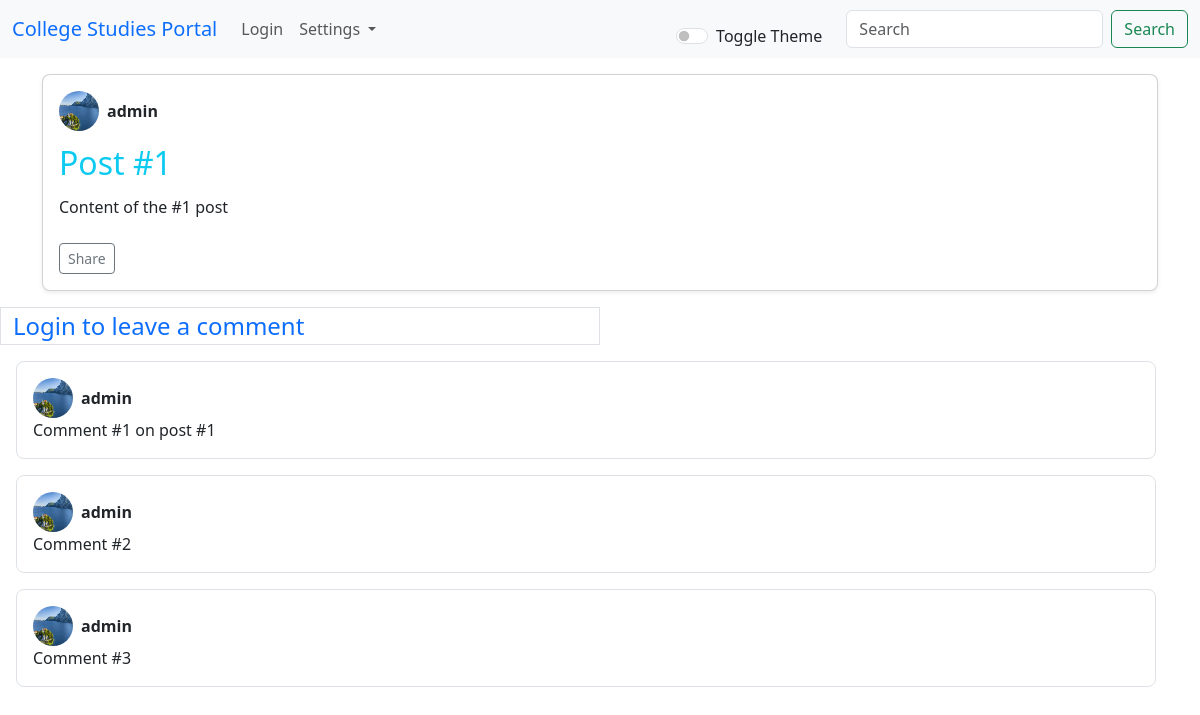
/app/posts/1, run on the app's committed database.
### app/models.py (models this page shows, shortened)
class Post(models.Model):
    heading = models.CharField(max_length=128)
    content = models.TextField(max_length=2048)
    user = models.ForeignKey(User,on_delete=models.CASCADE,related_name='posts')

class UserProfile(models.Model):
    user = models.OneToOneField(User,on_delete=models.CASCADE,related_name="userprofile",unique=True)
    description = models.TextField(max_length=512)
    pfp = models.ImageField(upload_to="profile_pics/",default='profile_pics/default.jpg')

class Comment(models.Model):
    post = models.ForeignKey(Post,on_delete=models.CASCADE,related_name='comments')
    user = models.ForeignKey(User,on_delete=models.CASCADE,related_name="comments")
    content = models.TextField(max_length=512)

### app/views.py (the view)
# urls.py: path('posts/<int:id>',views.posts,name="posts"),
def posts(request,id):
    post = Post.objects.get(pk=id)
    comments = Comment.objects.filter(post=post)
    return render(request,'app/posts.html',{
        "post": post,
        "comments": comments,
        "commentForm": forms.CommentForm()
    })

### app/forms.py
class CommentForm(forms.ModelForm):
    class Meta:
        model = Comment
        fields = ['content']

### app/templates/app/posts.html (shortened to what this page needs)
{%  include "app/basic.html" %}
<!DOCTYPE html>
<html lang="en">
<head>
</head>
<body>
    <div class="container mt-3" >
        <div class="card shadow-sm mb-3 p-3 rounded-3" >
            <div class="d-flex align-items-center">
                <img src="/app{{post.user.userprofile.pfp.url}}" alt="Profile" width="40" height="40" class="rounded-circle me-2">
                <div>
                    <div class="fw-bold">{{post.user}}</div>
                </div>
            </div>
            <div class="mt-2 fs-2 text-info" id="link" data-id={{i.id}}>
              {{post.heading}}
            </div>
            <p class="mt-2 text-break">
                {{post.content}}
            </p>
            <div class="d-flex justify-content-between mt-2">
                <button class="btn btn-outline-secondary btn-sm"> Share</button>
            </div>
        </div>
    </div>
    {% if user.is_authenticated%}
    <div class="container col-lg-6 border ms-0 m-3">
        <form onsubmit="submitComment(event)" id="commentform">
            {% csrf_token %}
            <div class="mb-3 align">
                <label for="id_content" class="form-label">Add a comment</label>
                <textarea class="form-control" id="id_content" name="content" required=""> </textarea>
              </div>
            <input type="hidden" name="id"value="{{post.id}}">
            <button type="submit" class="btn btn-primary">Comment</button>
        </form>
    </div>
    {% else %}
    <div class="container col-lg-6 border ms-0 m-3">
        <a href="{% url 'app:login_user'%}" class="link-primary text-decoration-none fs-4">Login to leave a comment </a>
    </div>
    {% endif  %}
    <div id="commentlist" >
        {% for i in comments %}
        <div class="container p-3 m-3 border rounded-3">
            <div class="d-flex align-items-center">
                <img src="/app{{i.user.userprofile.pfp.url}}" alt="Profile" width="40" height="40" class="rounded-circle me-2">
                <div>
                    <div class="fw-bold">{{i.user}}</div>
                </div>
            </div>
            {{i.content}}
        </div>
        {% endfor %}
    </div>
</body>
</html>

### data on the page
Post: user.userprofile.pfp (picture), user "admin", heading "Post #1", content "Content of the #1 post"
Comment: user.userprofile.pfp (picture), user "admin", content "Comment #1 on post #1"
Comment: user.userprofile.pfp (picture), user "admin", content "Comment #2"
Comment: user.userprofile.pfp (picture), user "admin", content "Comment #3"
